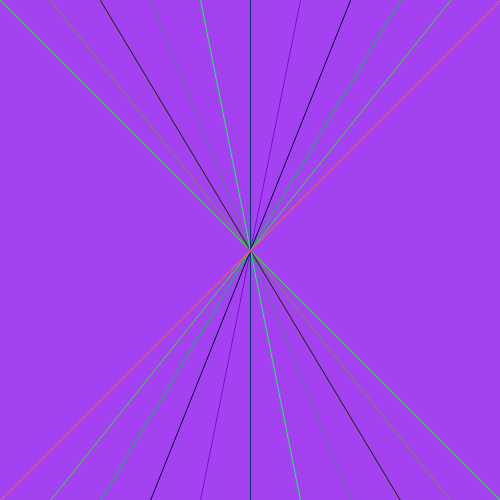
Frame 1 (no input)
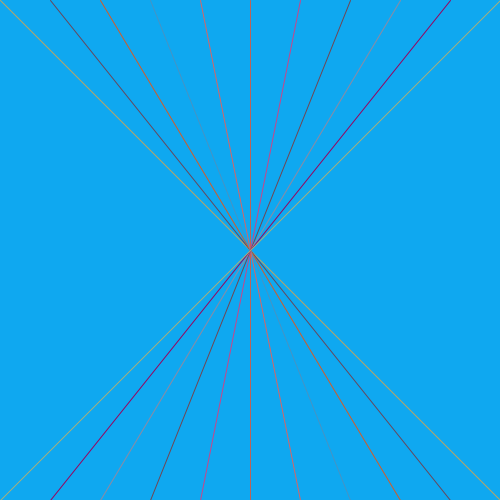
Frame 60 (the mouse pressed at the canvas centre just before this capture)
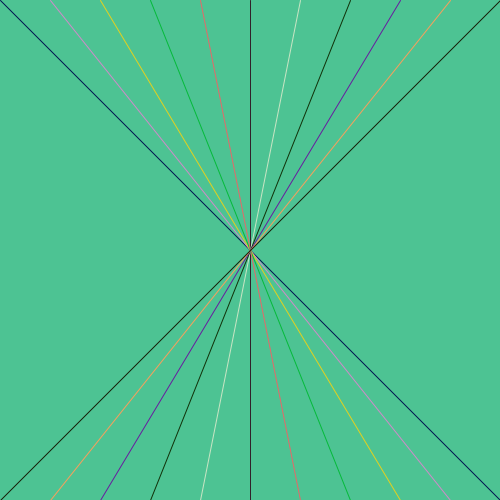
Frame 120 (the mouse held since frame 60 and released just before this capture)

The Processing sketch that drew these frames (run headless with seeded random() and noise(); from frame 60 on, the mouse is pressed at the canvas centre):

// Processing sketch: intro
// ── intro.pde
void setup()
{
  size(500, 500);
}

void draw()
{
  // Random background colour
  background(random(0, 255), random(0, 255), random(0, 255));    
  for (int x = 0 ; x <= width ; x += 50)
  {
    // Random stroke colour
    stroke(random(0, 255), random(0, 255), random(0, 255));
    line(x, 0, width - x, height);
  }
}
